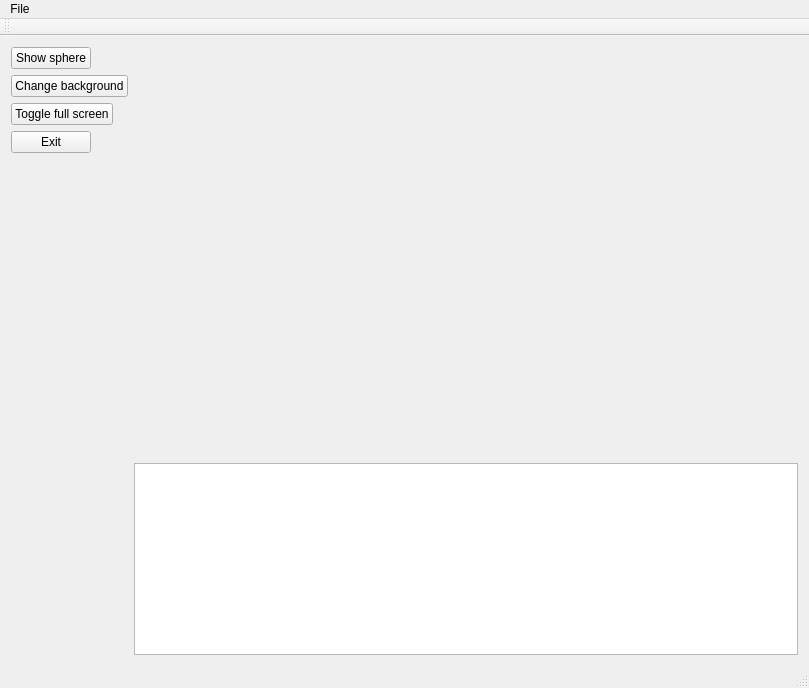
<?xml version="1.0" encoding="UTF-8"?>
<ui version="4.0">
 <class>RofiappMainWindow</class>
 <widget class="QMainWindow" name="RofiappMainWindow">
  <property name="geometry">
   <rect>
    <x>0</x>
    <y>0</y>
    <width>809</width>
    <height>688</height>
   </rect>
  </property>
  <property name="windowTitle">
   <string>RoFI User Application</string>
  </property>
  <widget class="QWidget" name="centralWidget">
   <layout class="QHBoxLayout" name="horizontalLayout">
    <item>
     <layout class="QFormLayout" name="formLayout">
      <property name="sizeConstraint">
       <enum>QLayout::SetMinimumSize</enum>
      </property>
      <item row="1" column="0">
       <widget class="QPushButton" name="pushButton_4">
        <property name="text">
         <string>Change background</string>
        </property>
       </widget>
      </item>
      <item row="2" column="0">
       <widget class="QPushButton" name="pushButton_3">
        <property name="text">
         <string>Toggle full screen</string>
        </property>
       </widget>
      </item>
      <item row="3" column="0">
       <widget class="QPushButton" name="pushButton">
        <property name="text">
         <string>Exit</string>
        </property>
       </widget>
      </item>
      <item row="0" column="0">
       <widget class="QPushButton" name="pushButton_2">
        <property name="text">
         <string>Show sphere</string>
        </property>
       </widget>
      </item>
     </layout>
    </item>
    <item>
     <layout class="QVBoxLayout" name="verticalLayout">
      <property name="sizeConstraint">
       <enum>QLayout::SetMaximumSize</enum>
      </property>
      <item>
       <layout class="QVBoxLayout" name="verticalLayout_5">
        <item>
         <widget class="QVTKWidget" name="qvtkWidget">
          <property name="sizePolicy">
           <sizepolicy hsizetype="Expanding" vsizetype="Expanding">
            <horstretch>0</horstretch>
            <verstretch>0</verstretch>
           </sizepolicy>
          </property>
         </widget>
        </item>
       </layout>
      </item>
      <item>
       <layout class="QVBoxLayout" name="verticalLayout_6">
        <item>
         <widget class="QTextEdit" name="textEdit">
          <property name="sizePolicy">
           <sizepolicy hsizetype="Expanding" vsizetype="Preferred">
            <horstretch>0</horstretch>
            <verstretch>0</verstretch>
           </sizepolicy>
          </property>
         </widget>
        </item>
       </layout>
      </item>
     </layout>
    </item>
   </layout>
  </widget>
  <widget class="QMenuBar" name="menuBar">
   <property name="geometry">
    <rect>
     <x>0</x>
     <y>0</y>
     <width>809</width>
     <height>24</height>
    </rect>
   </property>
   <widget class="QMenu" name="menuFile">
    <property name="title">
     <string>File</string>
    </property>
    <addaction name="actionQuit"/>
   </widget>
   <addaction name="menuFile"/>
  </widget>
  <widget class="QToolBar" name="mainToolBar">
   <attribute name="toolBarArea">
    <enum>TopToolBarArea</enum>
   </attribute>
   <attribute name="toolBarBreak">
    <bool>false</bool>
   </attribute>
  </widget>
  <widget class="QStatusBar" name="statusBar"/>
  <action name="actionQuit">
   <property name="text">
    <string>Quit</string>
   </property>
  </action>
 </widget>
 <layoutdefault spacing="6" margin="11"/>
 <customwidgets>
  <customwidget>
   <class>QVTKWidget</class>
   <extends>QWidget</extends>
   <header>QVTKWidget.h</header>
  </customwidget>
 </customwidgets>
 <resources/>
 <connections>
  <connection>
   <sender>pushButton</sender>
   <signal>clicked()</signal>
   <receiver>RofiappMainWindow</receiver>
   <slot>close()</slot>
   <hints>
    <hint type="sourcelabel">
     <x>53</x>
     <y>543</y>
    </hint>
    <hint type="destinationlabel">
     <x>404</x>
     <y>343</y>
    </hint>
   </hints>
  </connection>
  <connection>
   <sender>actionQuit</sender>
   <signal>triggered()</signal>
   <receiver>RofiappMainWindow</receiver>
   <slot>close()</slot>
   <hints>
    <hint type="sourcelabel">
     <x>-1</x>
     <y>-1</y>
    </hint>
    <hint type="destinationlabel">
     <x>404</x>
     <y>343</y>
    </hint>
   </hints>
  </connection>
 </connections>
</ui>
